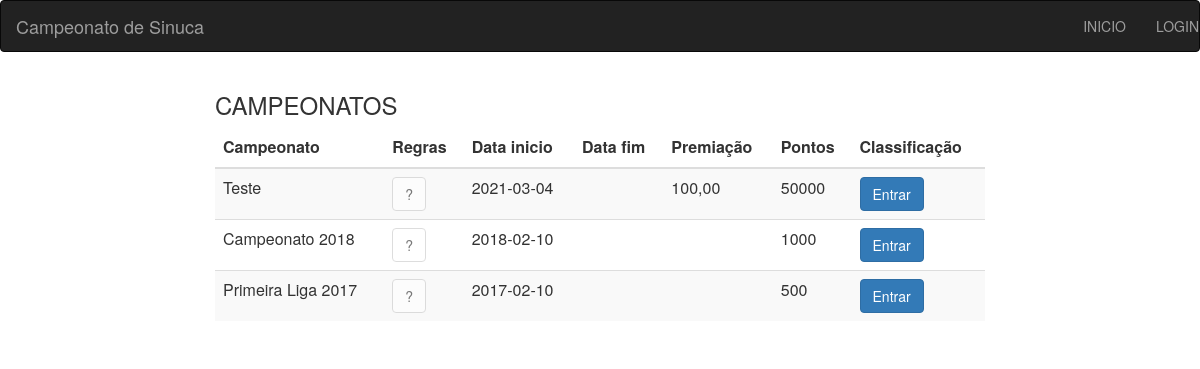
Before: / with the older database file.
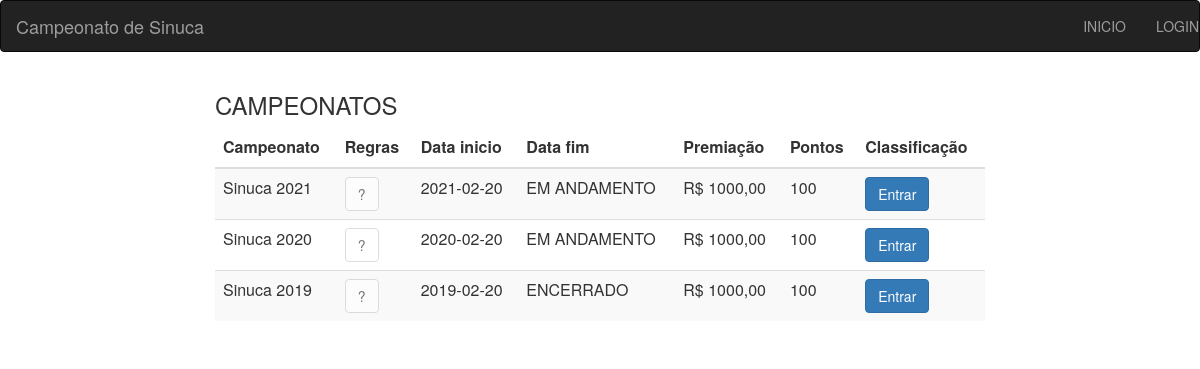
After: the same page with the newer database file.
### tables this page shows
CREATE TABLE `championship` (
  `id` int(11) NOT NULL,
  `name` varchar(20) NOT NULL,
  `rules` varchar(1000) NOT NULL,
  `ward` varchar(32) NOT NULL,
  `max_point` int(11) NOT NULL,
  `init_date` date NOT NULL,
  `status` varchar(16) DEFAULT NULL
);

### obj/TableChampionship.php (called while the page is built, shortened)
<?php
class TableChampionship{
    public function __construct($id_table,
                                    $name_table,
                                    $rules_table,
                                    $ward_table,
                                    $max_point_table,
                                    $init_date_table,
                                    $status_table){
        $this->id = $id_table;
        $this->name = $name_table;
        $this->rules = $rules_table;
        $this->max_point = $max_point_table;
        $this->ward = $ward_table;
        $this->init_date = $init_date_table;
        $this->status = $status_table;
    }
}
?>

### obj/Championship.php (called while the page is built, shortened)
<?php
require_once "TableChampionship.php";
class Championship{
    public function get_tables(){
        global $pdo;
        $sql = $pdo->prepare("SELECT * FROM championship ORDER BY init_date DESC");
        $sql->execute();
        if($sql->rowCount() > 0){
            foreach($sql->fetchAll() as $table){
                $new_table = new TableChampionship($table['id'],
                                                    $table['name'],
                                                    $table['rules'],
                                                    $table['ward'],
                                                    $table['max_point'],
                                                    $table['init_date'],
                                                    $table['status']);
                $this->tables[] = $new_table;
            }
        }
    }
}
?>

### index.php (the view)
<?php require_once "header.php"?>
    <div class="container-fluid">
        <div class="row">
            <div class="col-sm-2">
            </div>
            <div class="col-sm-8">
                    <h3>CAMPEONATOS</h3>
                <table class="table table-striped">
                    <thead>
                        <tr>
                        <th scope="col" title="nome dos campeonatos">Campeonato</th>
                        <th scope="col" title="Regras refetente ao campeonato">Regras</th>
                        <th scope="col" title="Data do inicio do campeonato">Data inicio</th>
                        <th scope="col" title="Data do termino do campeonato">Data fim</th>
                        <th scope="col" title="Premio a ganhar">Premiação</th>
                        <th scope="col" title="Máximo de postos do campeonato">Pontos</th>
                        <?php if(isset($_SESSION['uLogin']) && !empty($_SESSION['uLogin'])):?>
                            <th scope="col">
                            <button type="button" class="btn btn-success"  title ="Criar novo campeonato" onclick="window.location.href='createChampionship.php'">Adicionar</button>
                            </th>
                        <?php else: ?>
                            <th scope="col"title="Entrar na classificação do campeonato">Classificação</th>
                        <?php endif; ?>
                        </tr>
                    </thead>
                    <tbody>
                        <?php require_once "obj/Championship.php";
                            $champ = new Championship();
                            $champ->get_tables();
                            foreach( $champ->tables  as $row) { ?>
                                <tr id="<?php echo $row->id; ?>">
                                <td><?php echo $row->name; ?></td>
                                <td title="<?php echo $row->rules; ?>"><input type="submit" value="?" class="btn btn-default" disabled /></td>
                                <td><?php echo $row->init_date; ?></td>
                                <td><?php echo $row ->status; ?></td>
                                <td><?php echo $row ->ward; ?></td>
                                <td><?php echo $row ->max_point; ?></td>
                                <td><a class="btn btn-primary" href="rank.php?id=<?php echo $row->id;?>" role="button">Entrar</a></td>
                                </tr>
                        <?php } ?>
                    </tbody>
                </table>
            </div>
            <div class="col-sm-2">
            </div>
        </div>
    </div>
<?php require_once "footer.php"?>

### header.php (shortened to what this page needs)
<html>
<head>
    <link rel="stylesheet" href="./assets/css/bootstrap.min.css">
    <link rel="stylesheet" href="./assets/css/style.css">
</head>
<body>
    <nav class="navbar navbar-inverse">
        <div class="container-fuid">
            <div class="navbar-header">
                <a href="./" class="navbar-brand">
                    Campeonato de Sinuca
                </a>
            </div>
            <ul class="nav navbar-nav navbar-right">
                <?php if(isset($_SESSION['uLogin']) && !empty($_SESSION['uLogin'])):?>
                    <li><a href="./">INICIO</a></li>
                    <li><a href="exit.php">SAIR</a></li>
                <?php else: ?>
                    <li><a href="./">INICIO</a></li>
                    <li><a href="login.php">LOGIN</a></li>
                <?php endif; ?>
            </ul>
        </div>
    </nav>

### footer.php
</body>
</html>

Changed rows visible on the page:
removed championship: name "Teste", init_date "2021-03-04", ward "100,00", max_point "50000"
removed championship: name "Campeonato 2018", init_date "2018-02-10", max_point "1000"
removed championship: name "Primeira Liga 2017", init_date "2017-02-10", max_point "500"
added championship: name "Sinuca 2021", init_date "2021-02-20", status "EM ANDAMENTO", ward "R$ 1000,00", max_point "100"
added championship: name "Sinuca 2020", init_date "2020-02-20", status "EM ANDAMENTO", ward "R$ 1000,00", max_point "100"
added championship: name "Sinuca 2019", init_date "2019-02-20", status "ENCERRADO", ward "R$ 1000,00", max_point "100"
